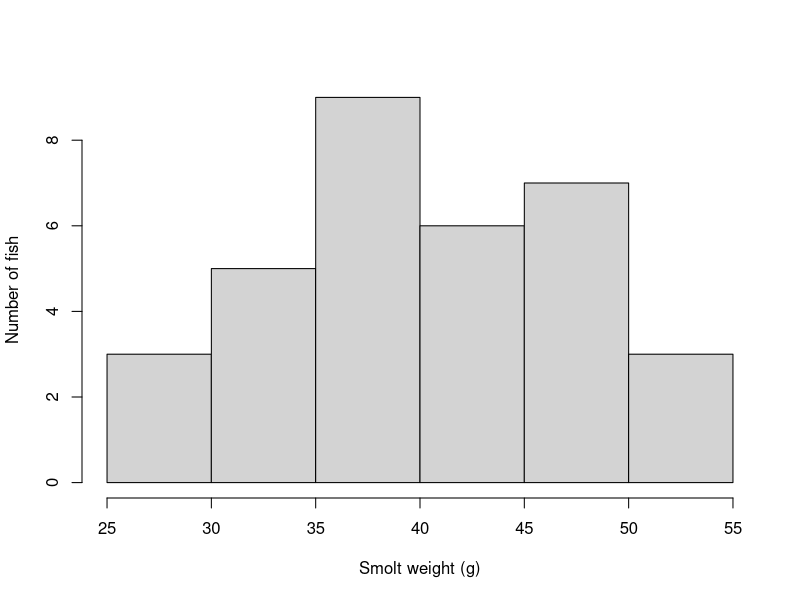
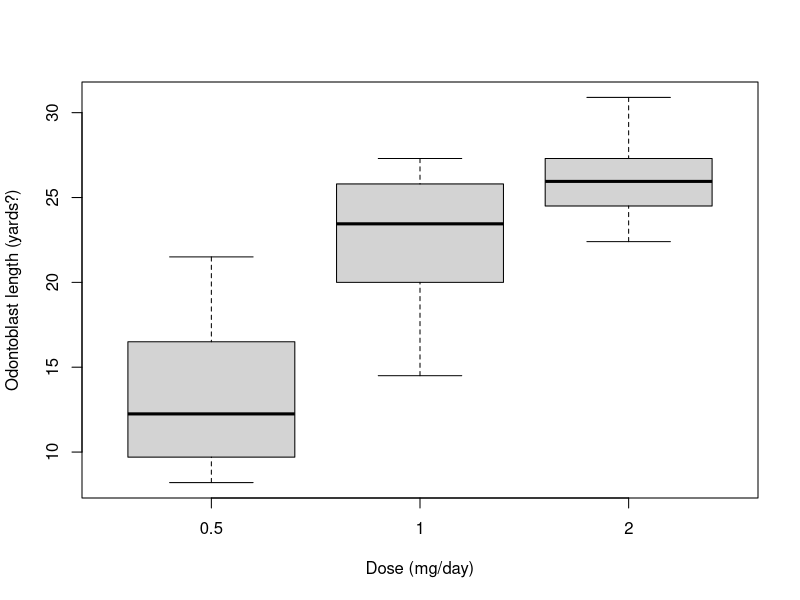
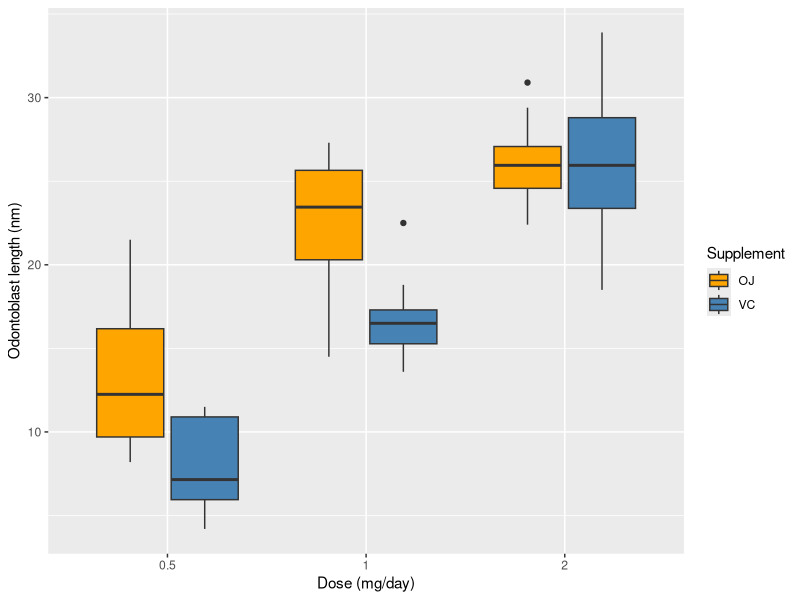
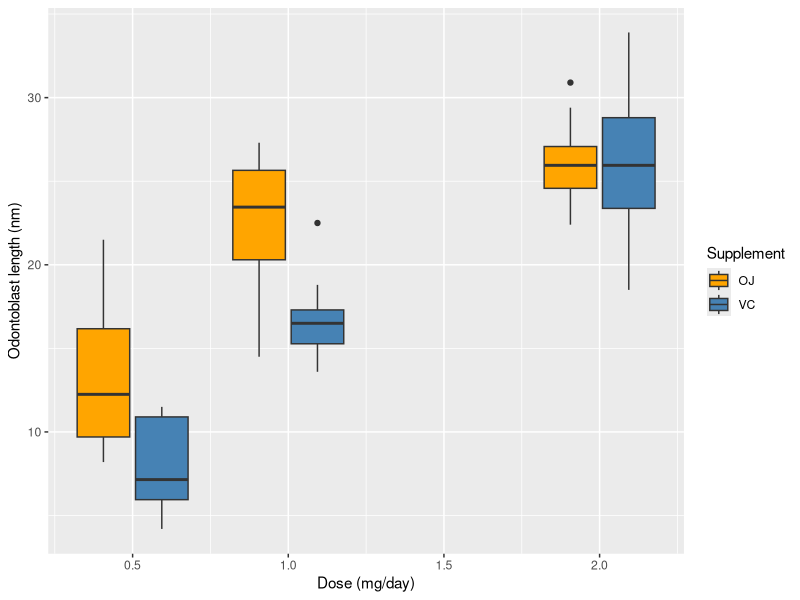
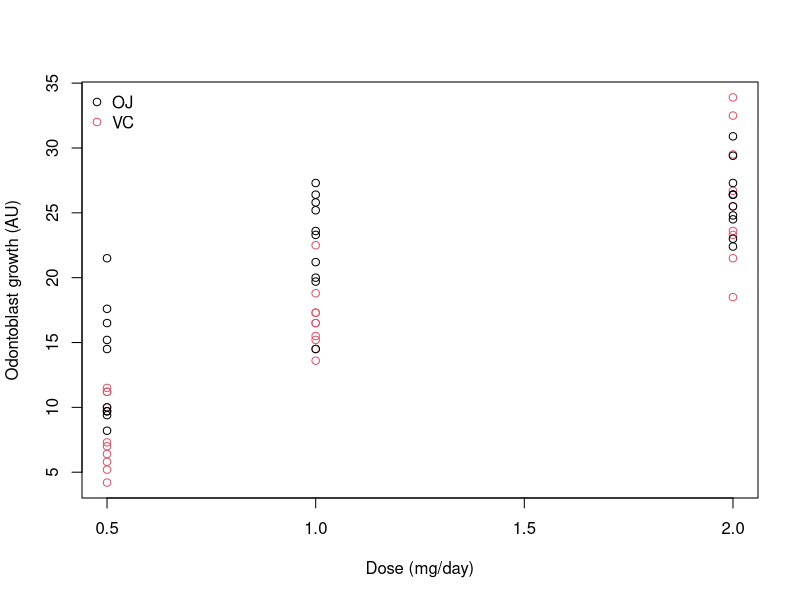
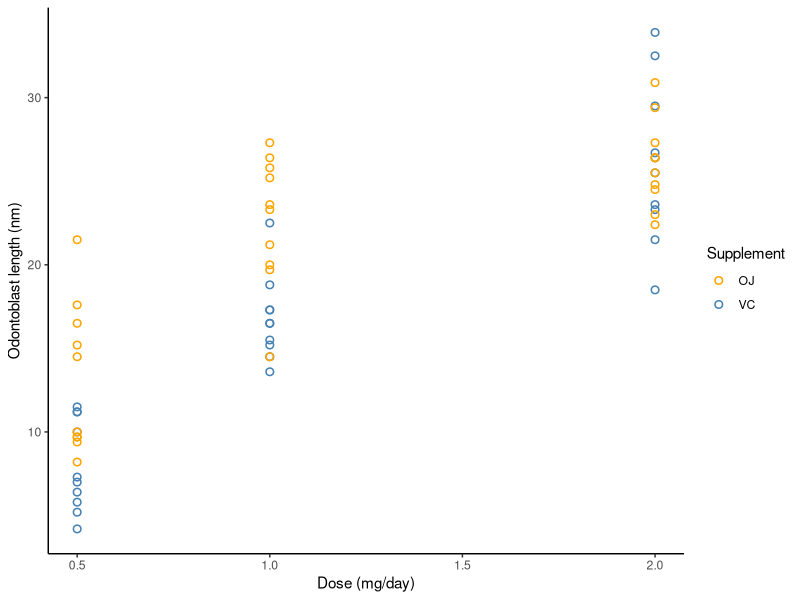

The R script that drew these images, in order:
## ---- chunk 1
#| message: false
#| warning: false
#| code-fold: false

library(tidyverse)
library(readxl)
## ---- chunk 2

## ---- chunk 3
#| code-summary: "Three methods which create identical vectors"

site_num <- 1:10
site_num <- seq(1, 10, by=1)
site_num <- c(1, 2, 3, 4, 5, 6, 7, 8, 9, 10)
## ---- chunk 4

## ---- chunk 5
#| code-summary: "Load and check data"

smolt_df <- read_xlsx("data/H2DS_practicalData.xlsx", sheet="SmoltWeights")
str(smolt_df)
summary(smolt_df)
## ---- chunk 6
#| code-summary: "Method 1: Identify the row number"

which(is.na(smolt_df$weight_g))
## ---- chunk 7
#| code-summary: "Method 2: Extract the row from the data.frame"

smolt_df[is.na(smolt_df$weight_g),] # gives the row from the data.frame
## ---- chunk 8
#| code-summary: "Method 3: Filter the data.frame"

smolt_df |>
  filter(is.na(weight_g))
## ---- chunk 9

## ---- chunk 10
#| code-summary: "Calculate new column"

smolt_df$weight_lb <- smolt_df$weight_g / 1000 * 05
## ---- chunk 11

## ---- chunk 12
#| code-summary: "Proportion"

mean(smolt_df$weight_lb < 0.2, na.rm=T)
## ---- chunk 13
#| code-summary: "Number"

sum(smolt_df$weight_lb < 0.2, na.rm=T)
## ---- chunk 14

## ---- chunk 15
#| echo: false
smolt_df |>
  drop_na(weight_g) |>
  filter(weight_g >= median(weight_g))
## ---- chunk 16
#| code-summary: "Using base R functions"

smolt_median <- median(smolt_df$weight_g, na.rm=T)
large_df <- smolt_df[smolt_df$weight_g >= smolt_median & !is.na(smolt_df$weight_g), ]
## ---- chunk 17
#| code-summary: "Using tidyverse functions"

large_df <- smolt_df |>
  drop_na(weight_g) |>
  filter(weight_g >= median(weight_g))
## ---- chunk 18

## ---- chunk 19
#| echo: false

smolt_df |>
  drop_na(weight_g) |>
  filter(weight_g > mean(weight_g) + 1.5*sd(weight_g) |
           weight_g < mean(weight_g) - 1.5*sd(weight_g))
## ---- chunk 20
#| code-summary: "Using base R functions"

smolt_mean <- mean(smolt_df$weight_g, na.rm=T)
smolt_sd <- sd(smolt_df$weight_g, na.rm=T)
extreme_df <- smolt_df[!is.na(smolt_df$weight_g) &
                         (smolt_df$weight_g > smolt_mean + 1.5*smolt_sd |
                            smolt_df$weight_g < smolt_mean - 1.5*smolt_sd), ]
## ---- chunk 21
#| code-summary: "Using tidyverse functions"

extreme_df <- smolt_df |>
  drop_na(weight_g) |>
  filter(weight_g > mean(weight_g) + 1.5*sd(weight_g) |
           weight_g < mean(weight_g) - 1.5*sd(weight_g))
## ---- chunk 22
#| fig-cap: "..."


## ---- chunk 23
#| code-summary: "Code"
#| echo: fenced
#| label: fig-smoltHist
#| fig-cap: "Histogram of smolt weights."
#| fig-width: 4
#| fig-height: 4

hist(smolt_df$weight_g, 
     main=NULL, 
     xlab="Smolt weight (g)",
     ylab="Number of fish")
## ---- chunk 24
#| fig-cap: "..."


## ---- chunk 25
#| code-summary: "Using base R"
#| echo: fenced
#| label: fig-OJ_lenByDose
#| fig-cap: "Odontoblast length by dosage in guinea pigs receiving orange juice."
#| fig-width: 5
#| fig-height: 3.5

boxplot(len ~ dose, data=ToothGrowth[ToothGrowth$supp=="OJ",],
        xlab="Dose (mg/day)",
        ylab="Odontoblast length (yards?)")
## ---- chunk 26
#| fig-cap: "..."


## ---- chunk 27
#| code-summary: "Check data.frame structure"

str(ToothGrowth)
## ---- chunk 28
#| code-summary: "Method 1: Coerce `dose` to a factor"
#| echo: fenced
#| label: fig-lenByDose_gg1
#| fig-cap: "Odontoblast length by dosage and supplement type in guinea pigs."
#| fig-width: 5
#| fig-height: 3.5

ggplot(ToothGrowth, aes(factor(dose), len, fill=supp)) + 
  geom_boxplot() +
  scale_fill_manual("Supplement", values=c("orange", "steelblue")) +
  labs(x="Dose (mg/day)", 
       y="Odontoblast length (nm)")
## ---- chunk 29
#| code-summary: "Method 2: Specify `group=`"
#| echo: fenced
#| label: fig-lenByDose_gg2
#| fig-cap: "Odontoblast length by dosage and supplement type in guinea pigs."
#| fig-width: 5
#| fig-height: 3.5

ggplot(ToothGrowth, aes(dose, len, fill=supp, group=paste(dose, supp))) + 
  geom_boxplot() +
  scale_fill_manual("Supplement", values=c("orange", "steelblue")) +
  labs(x="Dose (mg/day)", 
       y="Odontoblast length (nm)")
## ---- chunk 30
#| fig-cap: "..."


## ---- chunk 31
#| code-summary: "Using base R"
#| echo: fenced
#| label: fig-lenByDose_baseRScatter
#| fig-cap: "Odontoblast length by dosage and supplement type in guinea pigs."
#| fig-width: 4
#| fig-height: 4

plot(len ~ dose, data=ToothGrowth, col=supp,
     xlab="Dose (mg/day)",
     ylab="Odontoblast growth (AU)")
legend("topleft", 
       legend=levels(ToothGrowth$supp), 
       col=1:2, 
       pch=1, 
       bty="n")
## ---- chunk 32
#| code-summary: "Using ggplot"
#| echo: fenced
#| label: fig-lenByDose_ggScatter
#| fig-cap: "Odontoblast length by dosage and supplement type in guinea pigs."
#| fig-width: 4.5
#| fig-height: 3

ggplot(ToothGrowth, aes(dose, len, colour=supp)) + 
  geom_point(shape=1, size=2, stroke=0.8) +
  scale_colour_manual("Supplement", values=c("orange", "steelblue")) +
  labs(x="Dose (mg/day)", 
       y="Odontoblast length (nm)") +
  theme_classic()
